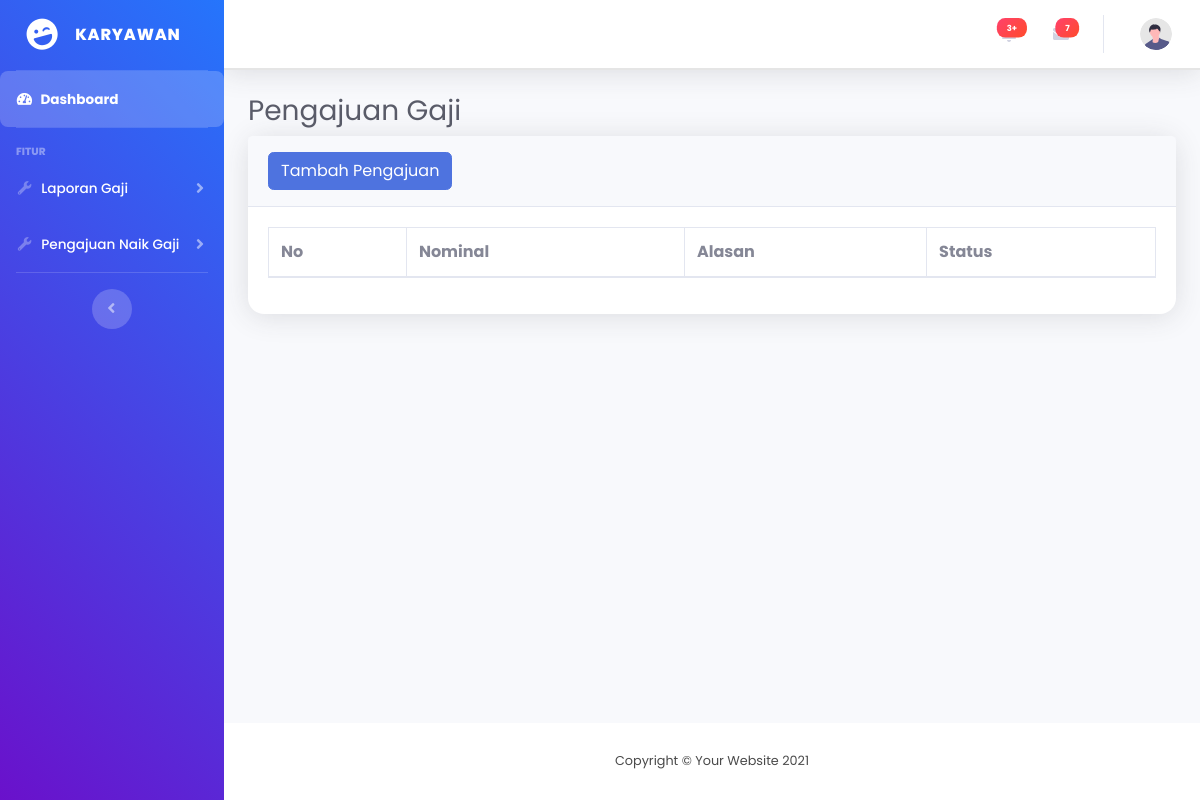
The app's page /karyawan/pengajuan.php (signed in), older data.
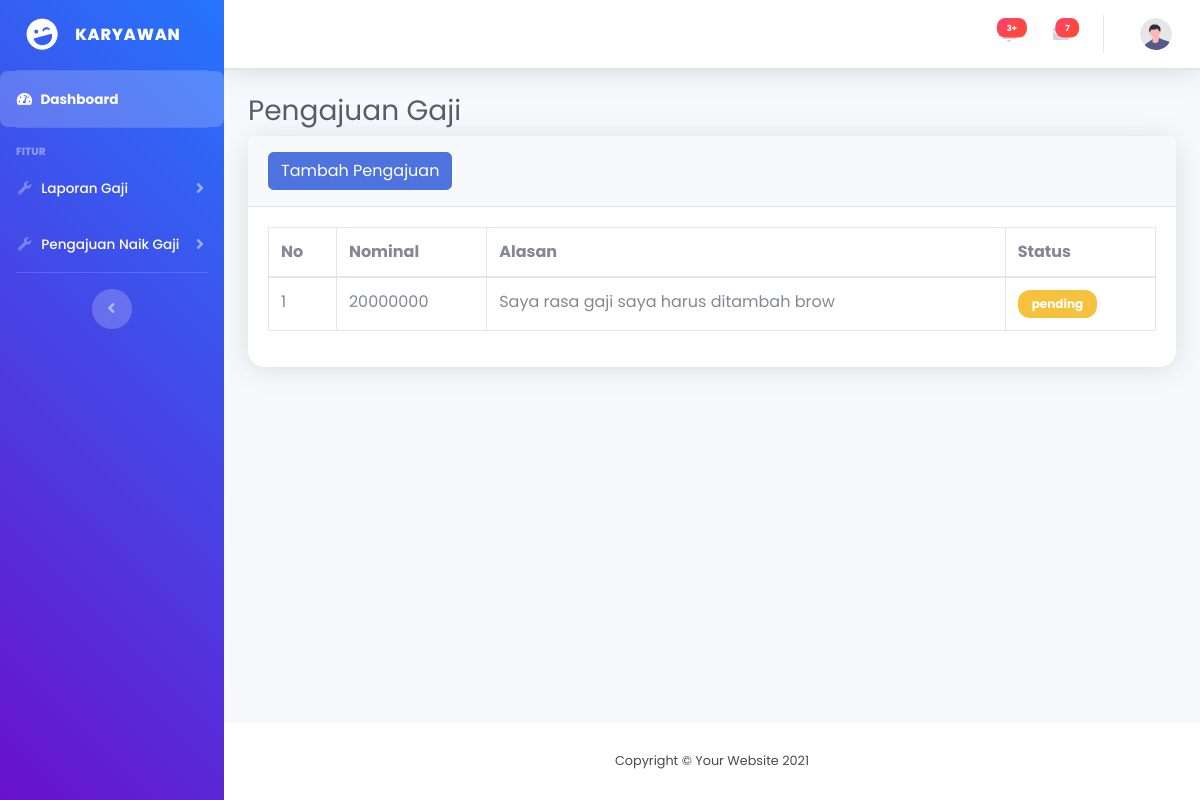
The same page, newer data.
### tables this page shows
CREATE TABLE `pengajuan` (
  `id` int(11) NOT NULL,
  `id_karyawan` int(11) NOT NULL,
  `nominal` decimal(10,0) NOT NULL,
  `alasan` text NOT NULL,
  `status` enum('pending','diterima','ditolak') NOT NULL
);

### karyawan/pengajuan.php (the view, shortened to what the changed rows need)
<?php
    include '../koneksi.php';
?>
<!DOCTYPE html>
<html lang="en">
<head>
    <link href="../assets/vendor/fontawesome-free/css/all.min.css" rel="stylesheet" type="text/css">
    <link href="../assets/css/sb-admin-2.min.css" rel="stylesheet">
</head>
<body id="page-top">
    <div id="wrapper">
        <div id="content-wrapper" class="d-flex flex-column">
            <div id="content">
                <div class="container-fluid">
                <h1 class="h3 mb-2 text-gray-800">Pengajuan Gaji</h1>
                <div class="card shadow mb-4">
                    <div class="card-body">
                        <div class="table-responsive">
                            <table class="table table-bordered" id="dataTable" width="100%" cellspacing="0">
                                <thead>
                                    <tr>
                                        <th>No</th>
                                        <th>Nominal</th>
                                        <th>Alasan</th>
                                        <th>Status</th>
                                    </tr>
                                </thead>
                                <tbody>
                                    <?php
                                    $no = 1;
                                    $tampil = mysqli_query($koneksi, "SELECT * FROM pengajuan");
                                    while($data = mysqli_fetch_array($tampil)):
                                    ?>
                                    <tr>
                                        <td><?= $no++ ?></td>
                                        <td><?= $data['nominal'] ?></td>
                                        <td><?= $data['alasan'] ?></td>
                                        <?php if ($data['status'] == 'diterima'): ?>
                                        <td><span class="badge badge-success"><?= $data['status'] ?></span></td>
                                        <?php elseif ($data['status'] == 'pending'): ?>
                                        <td><span class="badge badge-warning"><?= $data['status'] ?></span></td>
                                        <?php else: ?>
                                        <td><span class="badge badge-danger"><?= $data['status'] ?></span></td>
                                        <?php endif; ?>
                                    </tr>
                                    <?php endwhile; ?>
                                </tbody>
                            </table>
                        </div>
                    </div>
                </div>
                </div>
            </div>
        </div>
    </div>
</body>
</html>

Row changes from the older to the newer data that the page shows:
added pengajuan: nominal "20000000", alasan "Saya rasa gaji saya harus ditambah brow", status "pending"
